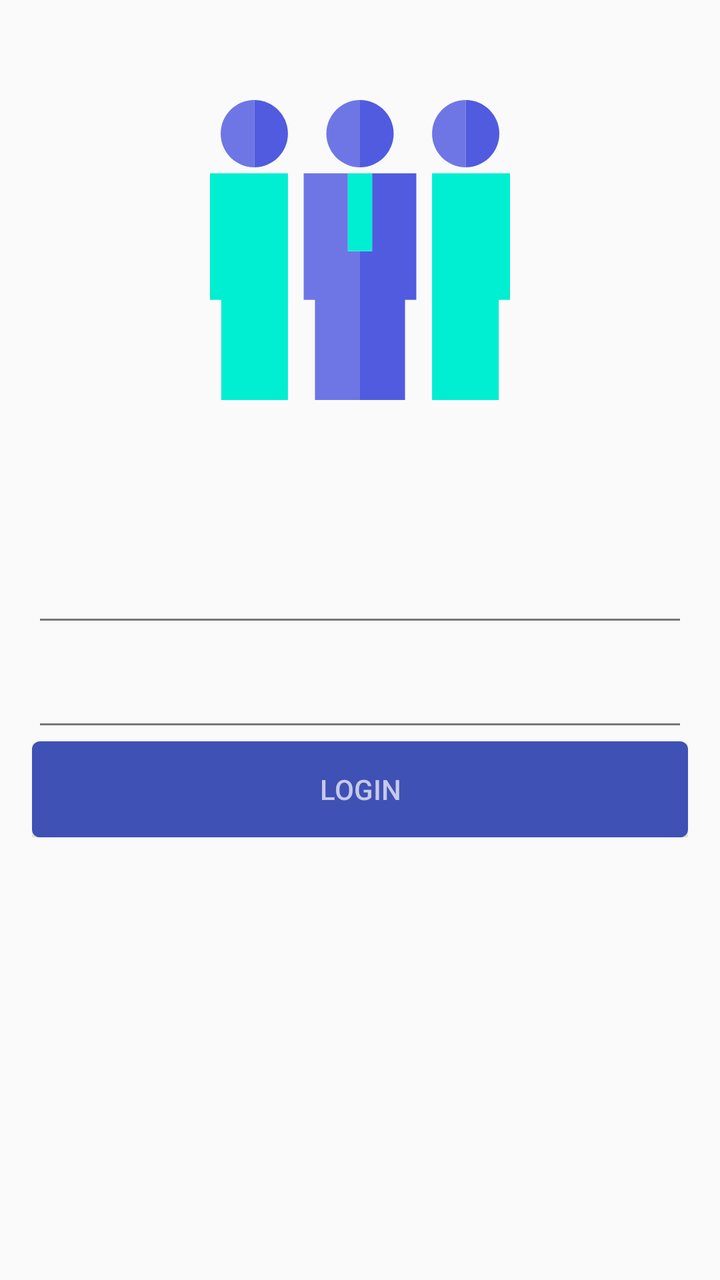
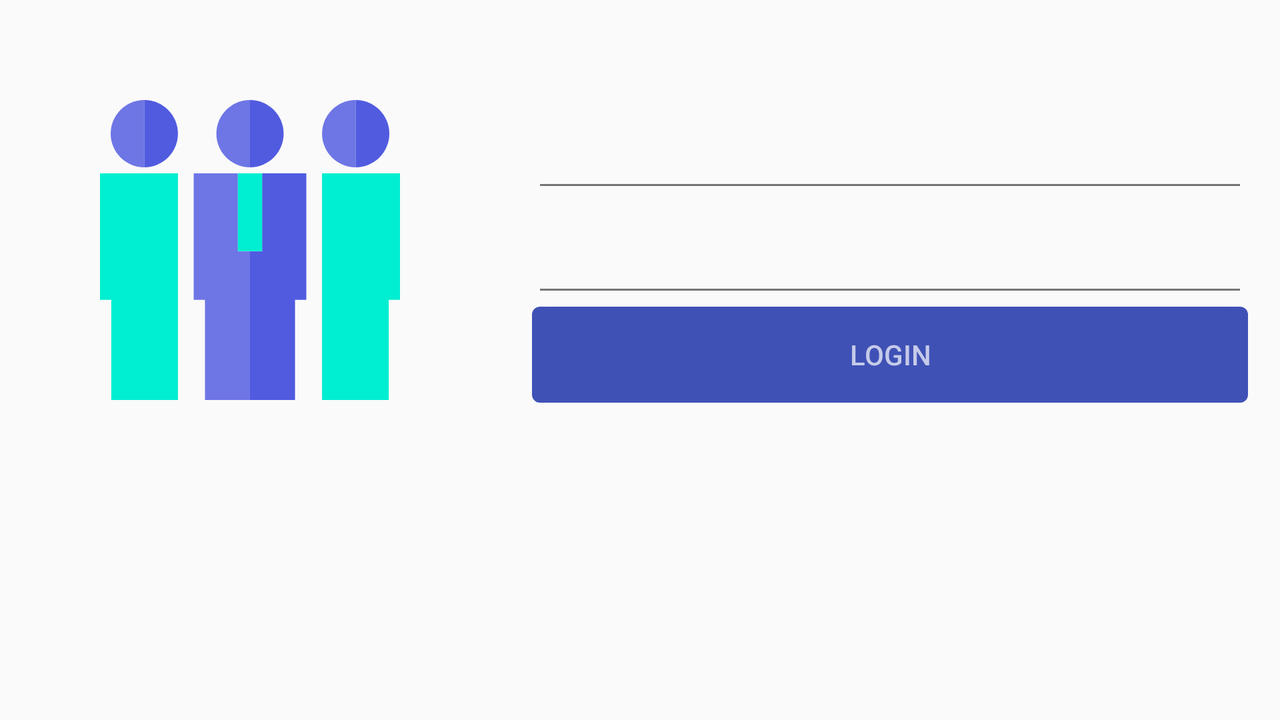

Two renders of one Android screen. The first uses the default layout on a phone; the second uses the alternative layout the repository ships for a different screen configuration, on a matching device. The two XML files are below.
<!-- AndroidManifest.xml: application theme Meetings -->
<!-- res/layout/a_login.xml -->
<?xml version="1.0" encoding="utf-8"?>
<ScrollView xmlns:android="http://schemas.android.com/apk/res/android"
    xmlns:app="http://schemas.android.com/apk/res-auto"
    android:layout_width="match_parent"
    android:layout_height="match_parent">

    <LinearLayout
        android:layout_width="match_parent"
        android:layout_height="wrap_content"
        android:gravity="center"
        android:orientation="vertical">

        <FrameLayout
            android:layout_width="250dp"
            android:layout_height="250dp">

            <android.support.v7.widget.AppCompatImageView
                android:layout_width="match_parent"
                android:layout_height="match_parent"
                android:layout_gravity="center"
                android:layout_margin="16dp"
                app:srcCompat="@drawable/circle" />

            <android.support.v7.widget.AppCompatImageView
                android:id="@+id/logo"
                android:layout_width="150dp"
                android:layout_height="150dp"
                android:layout_gravity="center"
                android:layout_margin="16dp"
                app:srcCompat="@drawable/meetings_logo" />
        </FrameLayout>

        <LinearLayout
            android:layout_width="match_parent"
            android:layout_height="wrap_content"
            android:layout_margin="16dp"
            android:orientation="vertical">

            <android.support.design.widget.TextInputLayout
                android:id="@+id/login_text_input_layout"
                android:layout_width="match_parent"
                android:layout_height="wrap_content">

                <android.support.design.widget.TextInputEditText
                    android:id="@+id/login_text_input_edit_text"
                    android:layout_width="match_parent"
                    android:layout_height="wrap_content"
                    android:imeOptions="flagNoFullscreen|actionNext"
                    android:inputType="textEmailAddress"
                    android:nextFocusDown="@+id/password_text_input_edit_text" />
            </android.support.design.widget.TextInputLayout>

            <android.support.design.widget.TextInputLayout
                android:id="@+id/password_text_input_layout"
                android:layout_width="match_parent"
                android:layout_height="wrap_content">

                <android.support.design.widget.TextInputEditText
                    android:id="@id/password_text_input_edit_text"
                    android:layout_width="match_parent"
                    android:layout_height="wrap_content"
                    android:imeOptions="actionDone|flagNoFullscreen"
                    android:inputType="textPassword" />
            </android.support.design.widget.TextInputLayout>

            <Button
                android:id="@+id/login_button"
                android:layout_width="match_parent"
                android:layout_height="wrap_content"
                android:text="@string/common_login" />
        </LinearLayout>
    </LinearLayout>
</ScrollView>
<!-- resources referenced by this layout -->
<resources>
  <!-- drawable meetings_logo (drawable) -->
  <vector xmlns:android="http://schemas.android.com/apk/res/android"
          android:width="495dp"
          android:height="495dp"
          android:viewportWidth="495.0"
          android:viewportHeight="495.0">
      <path
          android:pathData="M227.5,249.6l0,-128.5l-72.9,0l0,208.5l18.6,0l0,165.4l74.3,0l0,-245.4z"
          android:fillColor="#6E76E5"/>
      <path
          android:pathData="M267.5,249.6l-20,0l0,245.4l74.3,0l0,-165.4l18.6,0l0,-208.5l-72.9,0z"
          android:fillColor="#515BE0"/>
      <path
          android:pathData="M227.5,121h40v128.5h-40z"
          android:fillColor="#00EED1"/>
      <path
          android:pathData="M247.5,111V0c-30.6,0 -55.5,24.9 -55.5,55.5S216.9,111 247.5,111z"
          android:fillColor="#6E76E5"/>
      <path
          android:pathData="M366.4,121l0,374l110,0l0,-165.4l18.6,0l0,-208.5z"
          android:fillColor="#00EED1"/>
      <path
          android:pathData="M421.9,111V0c-30.6,0 -55.5,24.9 -55.5,55.5S391.3,111 421.9,111z"
          android:fillColor="#6E76E5"/>
      <path
          android:pathData="M0,329.6l18.6,0l0,165.4l110,0l0,-374l-128.6,0z"
          android:fillColor="#00EED1"/>
      <path
          android:pathData="M17.6,55.5c0,30.6 24.9,55.5 55.5,55.5V0C42.5,0 17.6,24.9 17.6,55.5z"
          android:fillColor="#6E76E5"/>
      <path
          android:pathData="M303,55.5C303,24.9 278.1,0 247.5,0v111C278.1,111 303,86.1 303,55.5z"
          android:fillColor="#515BE0"/>
      <path
          android:pathData="M477.4,55.5c0,-30.6 -24.9,-55.5 -55.5,-55.5v111C452.5,111 477.4,86.1 477.4,55.5z"
          android:fillColor="#515BE0"/>
      <path
          android:pathData="M73.1,0v111c30.6,0 55.5,-24.9 55.5,-55.5S103.7,0 73.1,0z"
          android:fillColor="#515BE0"/>
  </vector>
  <string name="common_login">Login</string>
  <style name="Meetings" parent="Theme.AppCompat.Light.NoActionBar">
          
          <item name="colorPrimary">@color/colorPrimary</item>
          <item name="colorPrimaryDark">@color/colorPrimaryDark</item>
          <item name="colorAccent">@color/colorAccent</item>
          <item name="android:textColorPrimary">@color/primaryTextColor</item>
          <item name="android:textColorSecondary">@color/secondaryTextColor</item>
          <item name="android:buttonStyle">@style/Meetings.Widget.Button</item>
      </style>
  <color name="colorPrimary">#3F51B5</color>
  <color name="colorPrimaryDark">#303F9F</color>
  <color name="colorAccent">#FF5722</color>
  <color name="primaryTextColor">#212121</color>
  <color name="secondaryTextColor">#757575</color>
  <style name="Meetings.Widget.Button" parent="Widget.AppCompat.Button">
          <item name="android:background">@drawable/button_background</item>
          <item name="android:textAppearance">@style/Meetings.TextAppearance.Button</item>
      </style>
  <!-- drawable button_background (drawable) -->
  <?xml version="1.0" encoding="utf-8"?>
  <selector xmlns:android="http://schemas.android.com/apk/res/android">
  
  
      <item android:state_enabled="false">
          <shape android:shape="rectangle">
              <corners android:radius="2dp" />
              <solid android:color="@color/secondaryTextColor" />
          </shape>
      </item>
  
      <item android:state_pressed="true">
          <shape android:shape="rectangle">
              <corners android:radius="4dp" />
              <solid android:color="@color/colorPrimaryDark" />
          </shape>
      </item>
  
      <item>
          <shape android:shape="rectangle">
              <corners android:radius="4dp" />
              <solid android:color="@color/colorPrimary" />
          </shape>
      </item>
  </selector>
  <style name="Meetings.TextAppearance.Button" parent="TextAppearance.AppCompat.Button">
          <item name="android:textColor">@color/button_text_appearance</item>
      </style>
</resources>
<!-- res/layout-land/a_login.xml (the repository's variant of the layout above) -->
<!-- drawn on the phone turned sideways -->
<?xml version="1.0" encoding="utf-8"?>
<ScrollView xmlns:android="http://schemas.android.com/apk/res/android"
    xmlns:app="http://schemas.android.com/apk/res-auto"
    android:layout_width="match_parent"
    android:layout_height="match_parent">

    <LinearLayout
        android:layout_width="match_parent"
        android:layout_height="wrap_content"
        android:gravity="center"
        android:orientation="horizontal">

        <FrameLayout
            android:layout_width="250dp"
            android:layout_height="250dp">

            <android.support.v7.widget.AppCompatImageView
                android:layout_width="match_parent"
                android:layout_height="match_parent"
                android:layout_gravity="center"
                android:layout_margin="16dp"
                app:srcCompat="@drawable/circle" />

            <android.support.v7.widget.AppCompatImageView
                android:id="@+id/logo"
                android:layout_width="150dp"
                android:layout_height="150dp"
                android:layout_gravity="center"
                android:layout_margin="16dp"
                app:srcCompat="@drawable/meetings_logo" />
        </FrameLayout>

        <LinearLayout
            android:layout_width="match_parent"
            android:layout_height="wrap_content"
            android:layout_margin="16dp"
            android:orientation="vertical">

            <android.support.design.widget.TextInputLayout
                android:id="@+id/login_text_input_layout"
                android:layout_width="match_parent"
                android:layout_height="wrap_content">

                <android.support.design.widget.TextInputEditText
                    android:id="@+id/login_text_input_edit_text"
                    android:layout_width="match_parent"
                    android:layout_height="wrap_content"
                    android:imeOptions="flagNoFullscreen|actionNext"
                    android:inputType="textEmailAddress"
                    android:nextFocusDown="@+id/password_text_input_edit_text" />
            </android.support.design.widget.TextInputLayout>

            <android.support.design.widget.TextInputLayout
                android:id="@+id/password_text_input_layout"
                android:layout_width="match_parent"
                android:layout_height="wrap_content">

                <android.support.design.widget.TextInputEditText
                    android:id="@id/password_text_input_edit_text"
                    android:layout_width="match_parent"
                    android:layout_height="wrap_content"
                    android:imeOptions="actionDone|flagNoFullscreen"
                    android:inputType="textPassword" />
            </android.support.design.widget.TextInputLayout>

            <Button
                android:id="@+id/login_button"
                android:layout_width="match_parent"
                android:layout_height="wrap_content"
                android:text="@string/common_login" />
        </LinearLayout>
    </LinearLayout>
</ScrollView>
